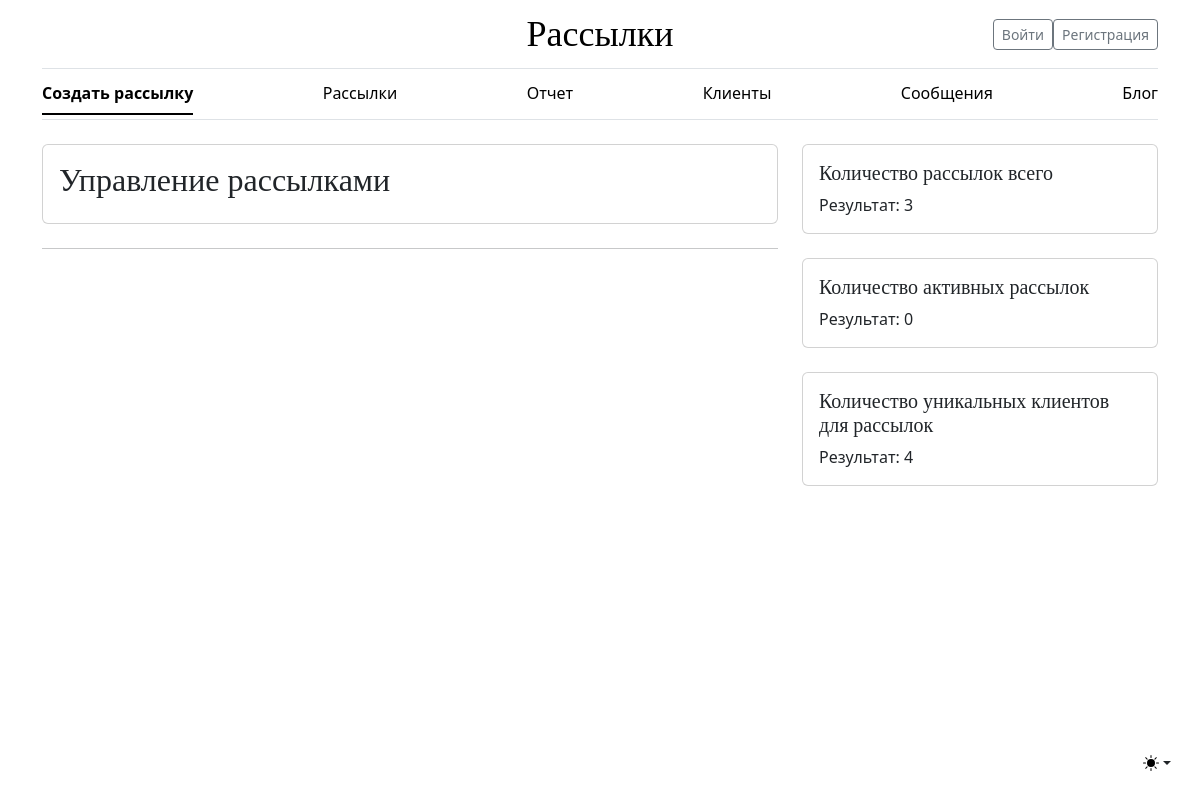
The app's page /, older data.
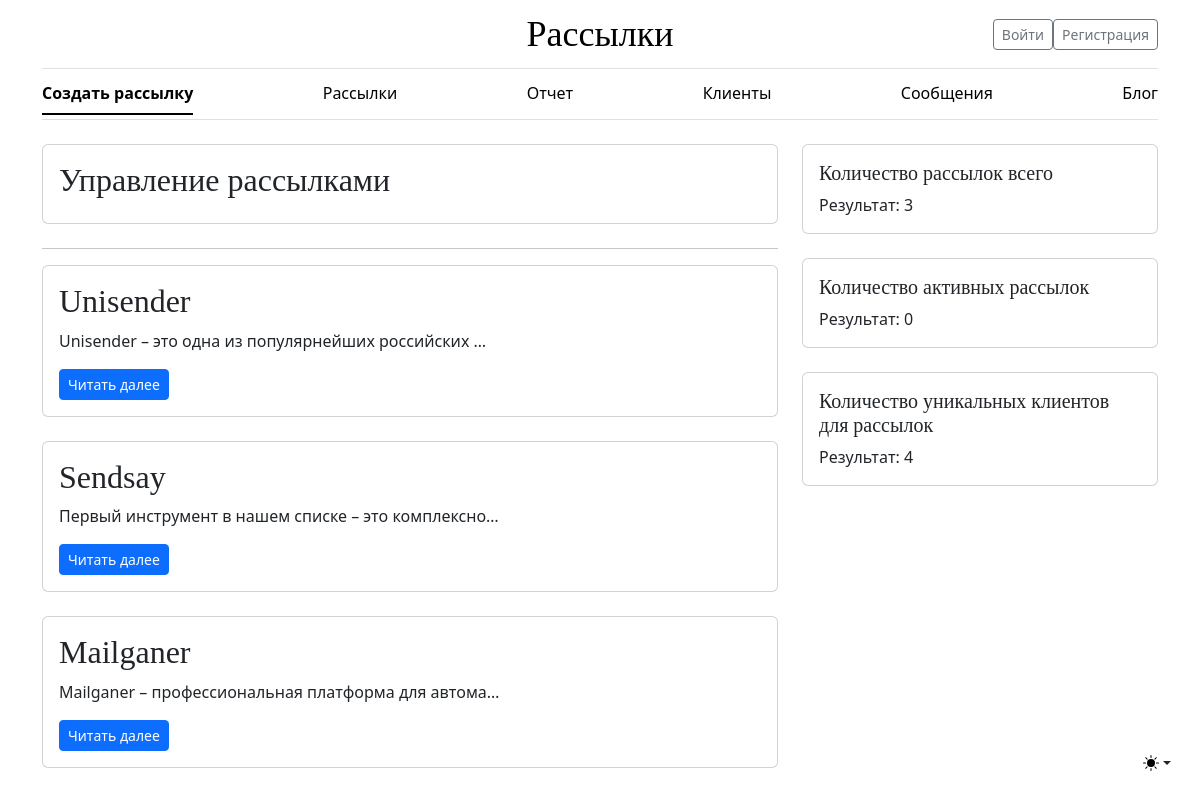
The same page, newer data.
### blog/models.py (models this page shows, shortened)
class Blog(models.Model):
    title = models.CharField(max_length=255, verbose_name='Название статьи')
    content = models.TextField(verbose_name='Статья')
    picture = models.ImageField(upload_to="media/photos/%Y/%m/%d/", verbose_name='Картинка', **NULLABLE)
    time_create = models.DateTimeField(auto_now_add=True, verbose_name='Дата создания')
    views = models.IntegerField(default=0, verbose_name='Количество просмотров')

### mailing/views.py (the view)
# urls.py: path('', IndexView.as_view(), name='index_list'),
class IndexView(generic.ListView):
    def get(self, request, *args, **kwargs):
        context = {
            'title': 'Главная',
        }
        return render(request, 'mailing/index.html', context)

### mailing/templatetags/index_tags.py (called while the page is built)
@register.simple_tag()
def total_mailing_number():
    return Setting.objects.count()

@register.simple_tag()
def active_mailing_number():
    return Setting.objects.filter(mailing_status='active').count()

@register.simple_tag()
def unique_customers_number():
    return Client.objects.distinct().count()

@register.simple_tag()
def get_random_articles():
    articles = Blog.objects.all()
    if articles.count() >= 3:
        random_articles = sample(list(articles), 3)
    else:
        random_articles = articles
    return random_articles

### mailing/templates/mailing/index.html
{% extends 'mailing/base.html' %}
{% load index_tags %}
{% block content %}
<div class="container mt-4">
    <div class="row">
        <div class="col-md-8">
            <div class="card mb-4">
                <div class="card-body">
                    <h2 class="card-title">Управление рассылками</h2>
                </div>
            </div>
            <hr>
            {% get_random_articles as random_articles %}
            {% for article in random_articles %}
            <div class="card mb-4">
                <div class="card-body">
                    <h2 class="card-title">{{ article.title }}</h2>
                    <p class="card-text">{{ article.content|truncatechars:50 }}</p>
                    <a href="{% url 'blog:blog_detail' article.pk %}" class="btn btn-primary btn-sm">Читать далее</a>
                </div>
            </div>
            {% endfor %}
        </div>
        <div class="col-md-4">
            <aside>
                <div class="card mb-4">
                    <div class="card-body">
                        <h5 class="card-title">Количество рассылок всего</h5>
                        <p class="card-text">Результат: {% total_mailing_number %}</p>
                    </div>
                </div>
                <div class="card mb-4">
                    <div class="card-body">
                        <h5 class="card-title">Количество активных рассылок</h5>
                        <p class="card-text">Результат: {% active_mailing_number %}</p>
                    </div>
                </div>
                <div class="card mb-4">
                    <div class="card-body">
                        <h5 class="card-title">Количество уникальных клиентов для рассылок</h5>
                        <p class="card-text">Результат: {% unique_customers_number %}</p>
                    </div>
                </div>
            </aside>
        </div>
    </div>
</div>
{% endblock %}

Row changes from the older to the newer data that the page shows:
added Blog: title "Unisender", content "Unisender – это одна из популярнейших российских …"
added Blog: title "Sendsay", content "Первый инструмент в нашем списке – это комплексно…"
added Blog: title "Mailganer", content "Mailganer – профессиональная платформа для автома…"
